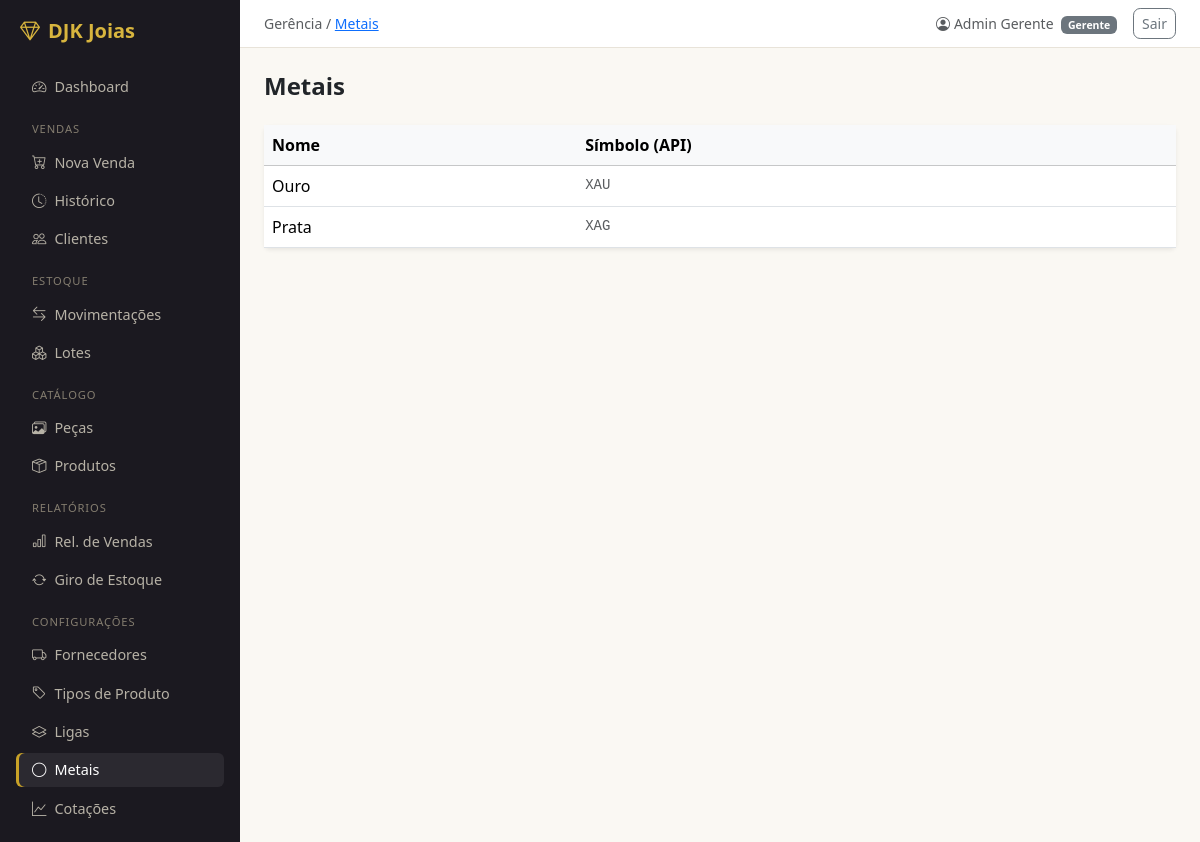
/catalogo/metais/ (signed in), run on the app's committed database.
### usuarios/models.py (models this page shows, shortened)
class Usuario(AbstractUser):
    class Perfil(models.TextChoices):
        GERENTE  = 'GER', 'Gerente'
        VENDEDOR = 'VEN', 'Vendedor'
    perfil    = models.CharField(max_length=3, choices=Perfil.choices, default=Perfil.VENDEDOR)
    telefone  = models.CharField(max_length=20, blank=True)
    criado_em = models.DateTimeField(auto_now_add=True)
    class Meta:
        verbose_name        = 'Usuário'
        verbose_name_plural = 'Usuários'
        ordering            = ['first_name', 'last_name']
    @property
    def is_gerente(self):
        return self.perfil == self.Perfil.GERENTE

### catalogo/models.py (models this page shows, shortened)
class Metal(models.Model):
    nome    = models.CharField(max_length=50, unique=True)
    simbolo = models.CharField(max_length=10, unique=True, help_text='Símbolo da API. Ex: XAU, XAG')
    class Meta:
        verbose_name        = 'Metal'
        verbose_name_plural = 'Metais'
        ordering            = ['nome']

### catalogo/views.py (the view)
# urls.py: path('metais/', views.MetalListView.as_view(), name='metal_list'),
class MetalListView(GerenteRequiredMixin, ListView):
    model               = Metal
    template_name       = 'catalogo/metal_list.html'
    context_object_name = 'metais'

### usuarios/mixins.py (called while the page is built)
    def dispatch(self, request, *args, **kwargs):
        if not request.user.is_authenticated:
            return self.handle_no_permission()
        if not request.user.is_gerente:
            messages.error(request, 'Acesso restrito a gerentes.')
            return redirect('dashboard:index')
        return super().dispatch(request, *args, **kwargs)

### templates/catalogo/metal_list.html (shortened to what this page needs)
{% extends 'base.html' %}
{% block breadcrumb %}Gerência / <a href="{% url 'catalogo:metal_list' %}">Metais</a>{% endblock %}
{% block content %}
<h4 class="fw-semibold mb-4">Metais</h4>
<div class="card border-0 shadow-sm">
  <table class="table table-hover align-middle mb-0">
    <thead class="table-light">
      <tr>
        <th>Nome</th>
        <th>Símbolo (API)</th>
      </tr>
    </thead>
    <tbody>
      {% for metal in metais %}
      <tr>
        <td class="fw-medium">{{ metal.nome }}</td>
        <td class="text-muted small font-monospace">{{ metal.simbolo }}</td>
      </tr>
      {% empty %}
      <tr>
        <td colspan="2" class="text-center text-muted py-4">Nenhum metal cadastrado.</td>
      </tr>
      {% endfor %}
    </tbody>
  </table>
</div>
{% endblock %}

### templates/base.html (shortened to what this page needs)
<!DOCTYPE html>
<html lang="pt-br">
<head>
  <link href="https://cdn.jsdelivr.net/npm/bootstrap@5.3.3/dist/css/bootstrap.min.css" rel="stylesheet">
  <link href="https://cdn.jsdelivr.net/npm/bootstrap-icons@1.11.3/font/bootstrap-icons.min.css" rel="stylesheet">
</head>
<body>
<div class="d-flex">
  <nav id="sidebar" class="p-3">
    <div class="text-white fw-bold fs-5 mb-4 px-1">
      <i class="bi bi-gem me-2"></i>DJK Joias
    </div>
    <ul class="nav flex-column gap-1">
      <li><a href="{% url 'dashboard:index' %}" class="nav-link {% if request.resolver_match.app_name == 'dashboard' %}active{% endif %}">
        <i class="bi bi-speedometer2 me-2"></i>Dashboard
      </a></li>
      <li class="sidebar-section">Vendas</li>
      <li><a href="{% url 'vendas:venda_create' %}" class="nav-link {% if request.resolver_match.url_name == 'venda_create' %}active{% endif %}">
        <i class="bi bi-cart-plus me-2"></i>Nova Venda
      </a></li>
      <li><a href="{% url 'vendas:venda_list' %}" class="nav-link {% if request.resolver_match.url_name == 'venda_list' or request.resolver_match.url_name == 'venda_detail' %}active{% endif %}">
        <i class="bi bi-clock-history me-2"></i>Histórico
      </a></li>
      <li><a href="{% url 'vendas:cliente_list' %}" class="nav-link {% if request.resolver_match.url_name|slice:':7' == 'cliente' %}active{% endif %}">
        <i class="bi bi-people me-2"></i>Clientes
      </a></li>
      <li class="sidebar-section">Estoque</li>
      <li><a href="{% url 'estoque:movimentacao_list' %}" class="nav-link {% if request.resolver_match.url_name == 'movimentacao_list' or request.resolver_match.url_name == 'movimentacao_create' %}active{% endif %}">
        <i class="bi bi-arrow-left-right me-2"></i>Movimentações
      </a></li>
      <li><a href="{% url 'estoque:lote_list' %}" class="nav-link {% if request.resolver_match.url_name|slice:':4' == 'lote' %}active{% endif %}">
        <i class="bi bi-boxes me-2"></i>Lotes
      </a></li>
      <li class="sidebar-section">Catálogo</li>
      <li><a href="{% url 'catalogo:peca_list' %}" class="nav-link {% if request.resolver_match.url_name|slice:':4' == 'peca' %}active{% endif %}">
        <i class="bi bi-images me-2"></i>Peças
      </a></li>
      <li><a href="{% url 'catalogo:produto_list' %}" class="nav-link {% if request.resolver_match.url_name|slice:':7' == 'produto' %}active{% endif %}">
        <i class="bi bi-box-seam me-2"></i>Produtos
      </a></li>
      {% if user.is_gerente %}
      <li class="sidebar-section">Relatórios</li>
      <li><a href="{% url 'relatorios:vendas' %}" class="nav-link {% if request.resolver_match.url_name == 'vendas' and request.resolver_match.app_name == 'relatorios' %}active{% endif %}">
        <i class="bi bi-bar-chart me-2"></i>Rel. de Vendas
      </a></li>
      <li><a href="{% url 'relatorios:giro' %}" class="nav-link {% if request.resolver_match.url_name == 'giro' %}active{% endif %}">
        <i class="bi bi-arrow-repeat me-2"></i>Giro de Estoque
      </a></li>
      <li class="sidebar-section">Configurações</li>
      <li><a href="{% url 'vendas:fornecedor_list' %}" class="nav-link {% if request.resolver_match.url_name|slice:':10' == 'fornecedor' %}active{% endif %}">
        <i class="bi bi-truck me-2"></i>Fornecedores
      </a></li>
      <li><a href="{% url 'catalogo:tipo_produto_list' %}" class="nav-link {% if request.resolver_match.url_name|slice:':4' == 'tipo' %}active{% endif %}">
        <i class="bi bi-tag me-2"></i>Tipos de Produto
      </a></li>
      <li><a href="{% url 'catalogo:liga_list' %}" class="nav-link {% if request.resolver_match.url_name|slice:':4' == 'liga' %}active{% endif %}">
        <i class="bi bi-layers me-2"></i>Ligas
      </a></li>
      <li><a href="{% url 'catalogo:metal_list' %}" class="nav-link {% if request.resolver_match.url_name|slice:':5' == 'metal' %}active{% endif %}">
        <i class="bi bi-circle me-2"></i>Metais
      </a></li>
      <li><a href="{% url 'catalogo:cotacao_list' %}" class="nav-link {% if request.resolver_match.url_name == 'cotacao_list' %}active{% endif %}">
        <i class="bi bi-graph-up me-2"></i>Cotações
      </a></li>
      {% endif %}
    </ul>
  </nav>
  <div id="main" class="d-flex flex-column">
    <div class="topbar px-4 py-2 d-flex align-items-center justify-content-between">
      <span class="text-muted small">{% block breadcrumb %}{% endblock %}</span>
      <div class="d-flex align-items-center gap-3">
        <span class="small text-muted">
          <i class="bi bi-person-circle me-1"></i>{{ user.get_full_name|default:user.username }}
          <span class="badge bg-secondary ms-1">{{ user.get_perfil_display }}</span>
        </span>
        <form method="post" action="{% url 'logout' %}" class="m-0">
          <button type="submit" class="btn btn-sm btn-outline-secondary">Sair</button>
        </form>
      </div>
    </div>
    <main class="p-4 flex-grow-1">
      {% block content %}{% endblock %}
    </main>
  </div>
</div>
{% load static %}
</body>
</html>

### templates/base.html (style rules this page uses)
:root { --onyx: #1b1920; --onyx-2: #2a2730; --gold: #c9a227; --gold-dark: #ad8a1f; --gold-soft: #d8b53e; --paper: #faf8f3; }
body { background-color: var(--paper); }
#sidebar { min-height: 100vh; background-color: var(--onyx); width: 240px; flex-shrink: 0; }
#sidebar .navbar-brand, #sidebar .fw-bold { color: var(--gold-soft) !important; }
#sidebar .nav-link { color: #b7b2a6; font-size: 0.9rem; padding: .4rem 1rem; border-radius: 6px; }
#sidebar .nav-link.active { color: #fff; background-color: rgba(255,255,255,.07); box-shadow: inset 3px 0 0 var(--gold); }
#sidebar .sidebar-section { font-size: .7rem; text-transform: uppercase; letter-spacing: .08em; color: #847d6f; padding: .8rem 1rem .2rem; }
#main { flex: 1; min-width: 0; }
.topbar { background: #fff; border-bottom: 1px solid #e8e3d9; }
.btn { border-radius: .45rem; font-weight: 500; }

### data on the page
Usuario: get_full_name "Admin Gerente", perfil "Gerente"
Metal: nome "Ouro", simbolo "XAU"
Metal: nome "Prata", simbolo "XAG"
